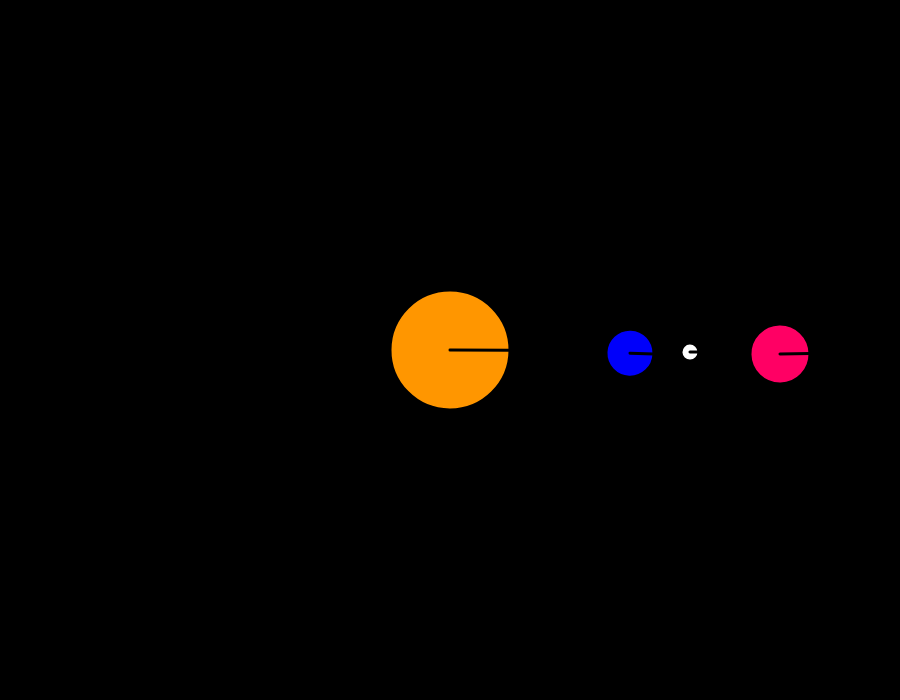
Frame 1 (no input)
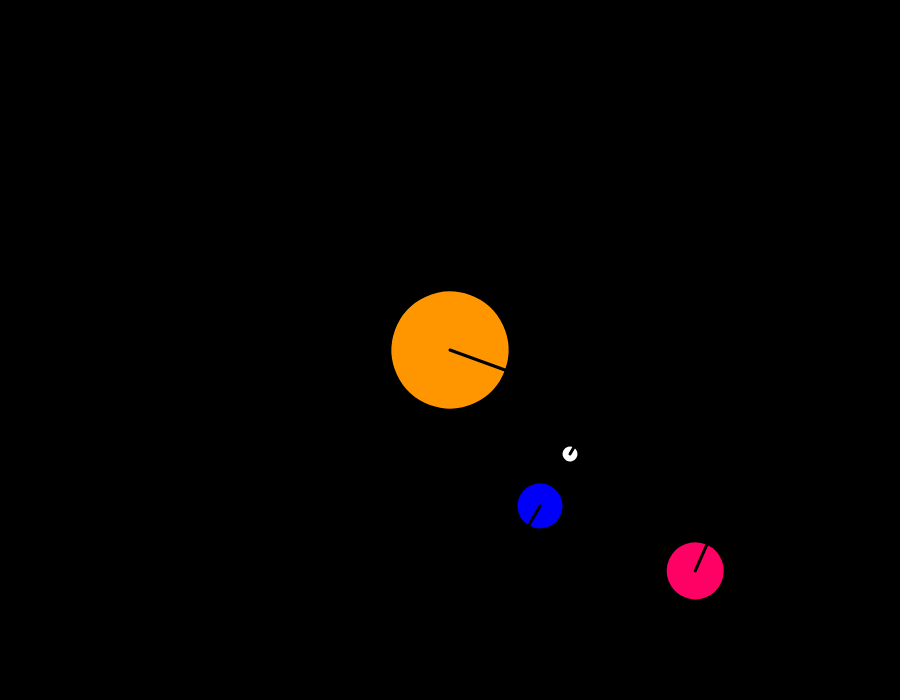
Frame 60 (no input)
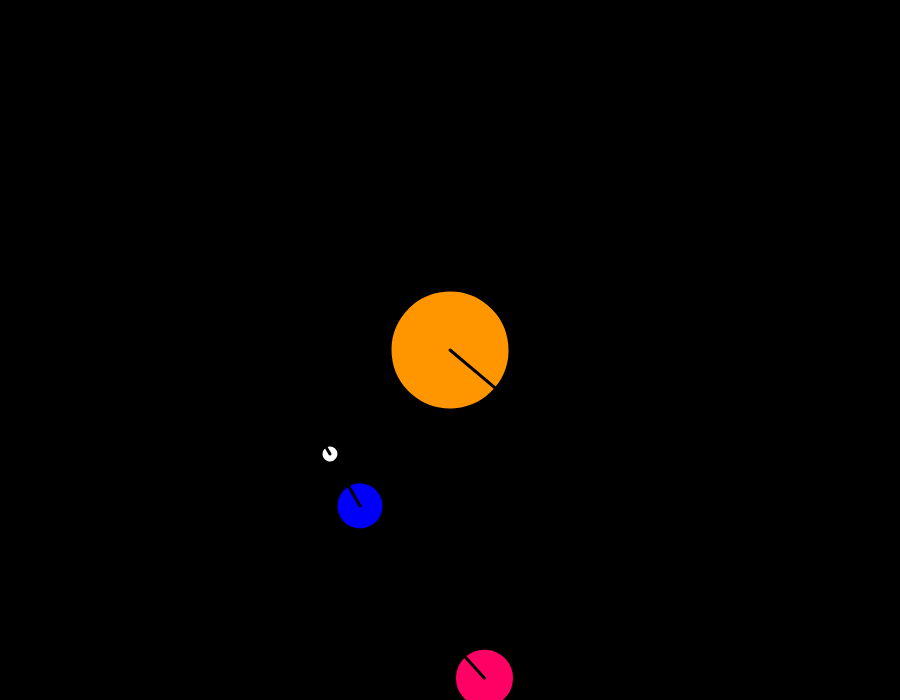
Frame 120 (the mouse pressed at the canvas centre since frame 60)

The p5.js sketch that drew these frames (run headless with seeded random() and noise() and a simulated clock; from frame 60 on, the mouse is pressed at the canvas centre):

// p5.js sketch
// ── sketch.js
var speed;

function setup() {
    createCanvas(900, 700);
}

function draw() {
    background(0);
    speed = frameCount;

    /**SUN */
    push();
    translate(width/2, height/2);
    scale(0.6)
    push()
    rotate(radians(speed/3))
    celestialObj(color(255,150,0), 200); 
    pop()

        /**EARTH */
        push()
        rotate(radians(speed))
        translate(300,0)
        push()
        rotate(radians(speed))
        celestialObj(color(0,0,250), 80); 
        pop()

            /**MOON */
            push()
            rotate(radians(-speed *2))
            translate(100,0)
            celestialObj(color(255), 30);
            pop()
        pop()

        /**MARS */
        rotate(radians(speed*0.7))
        translate(550,0)
        rotate(radians(-speed*1.8))
        celestialObj(color(255,0,100), 100); 
    pop();
}

function celestialObj(c, size){
    strokeWeight(5);
    fill(c);
    stroke(0);
    ellipse(0, 0, size, size);
    line(0, 0, size/2, 0);
}
